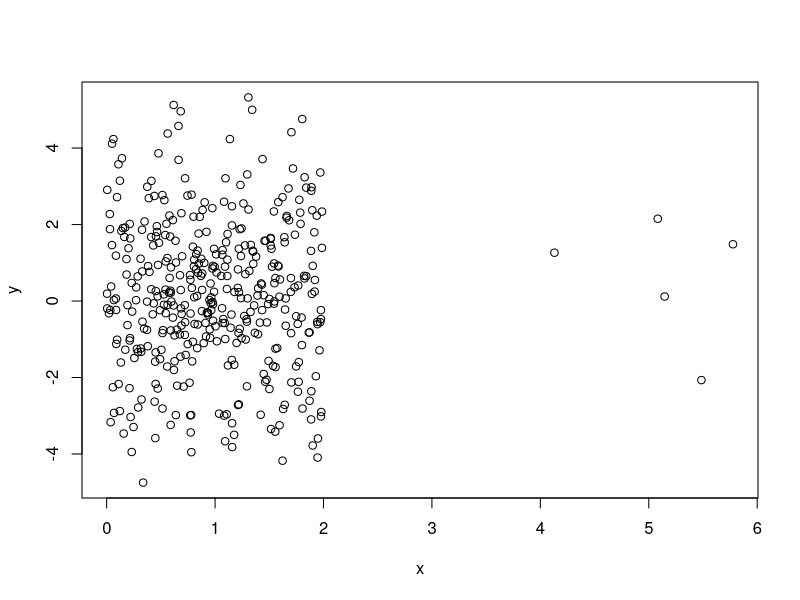
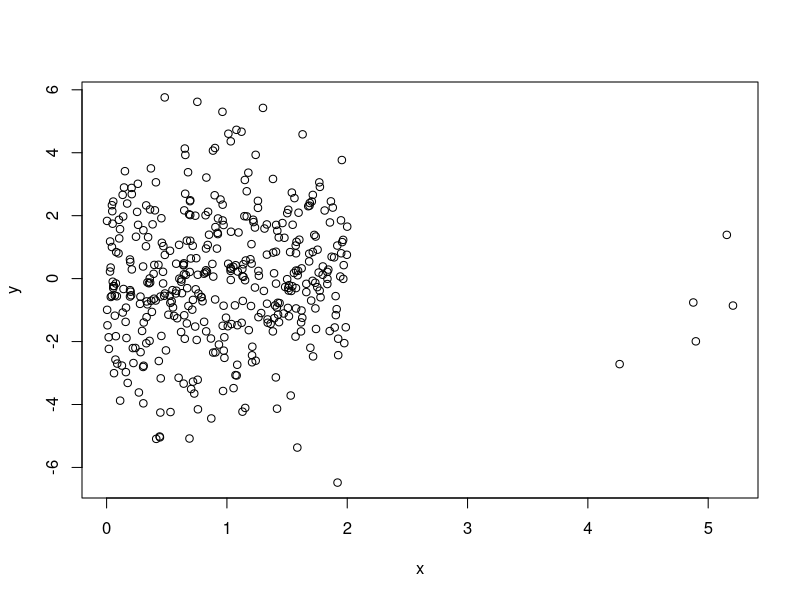
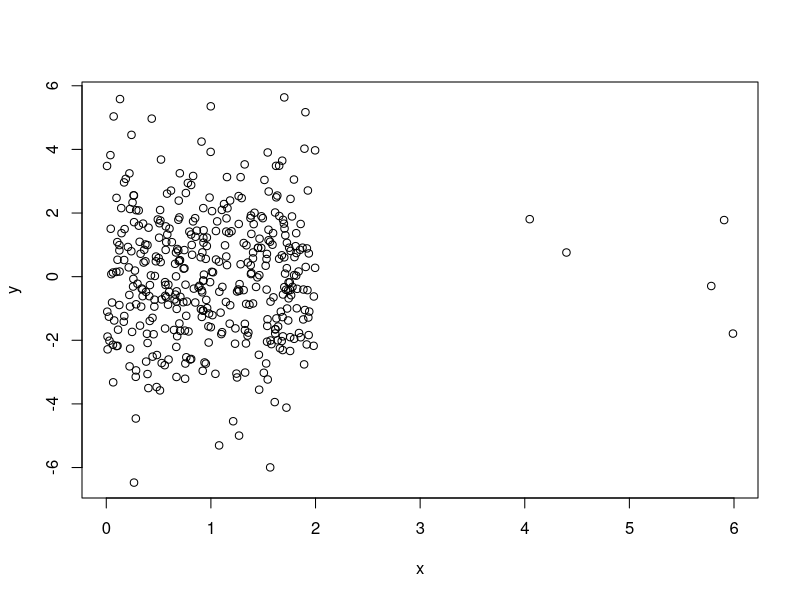
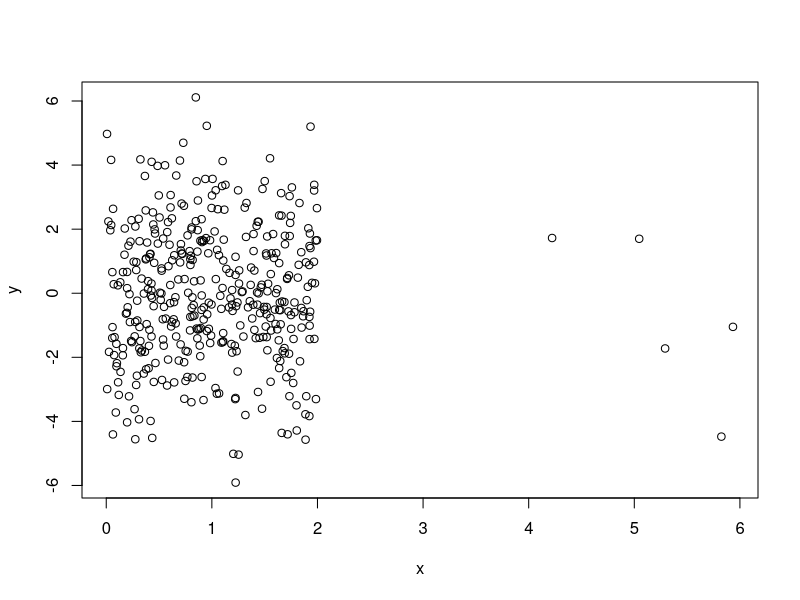
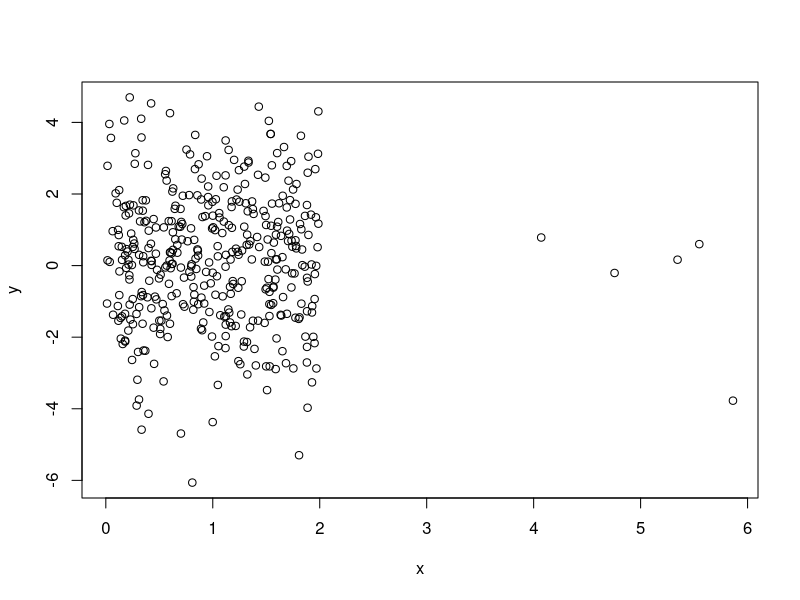
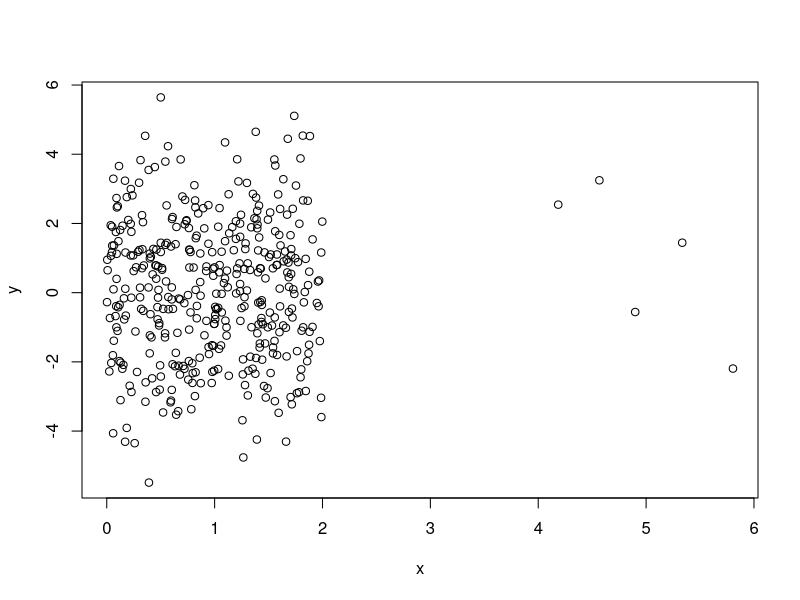
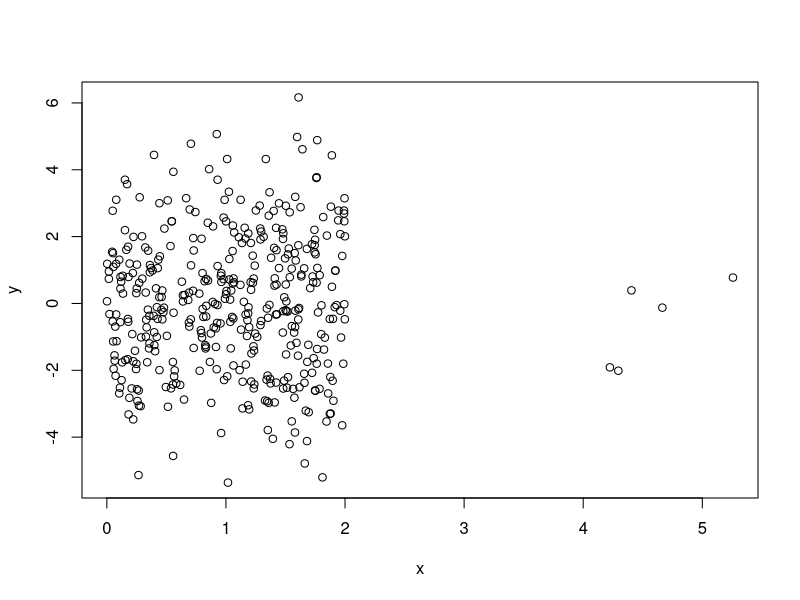
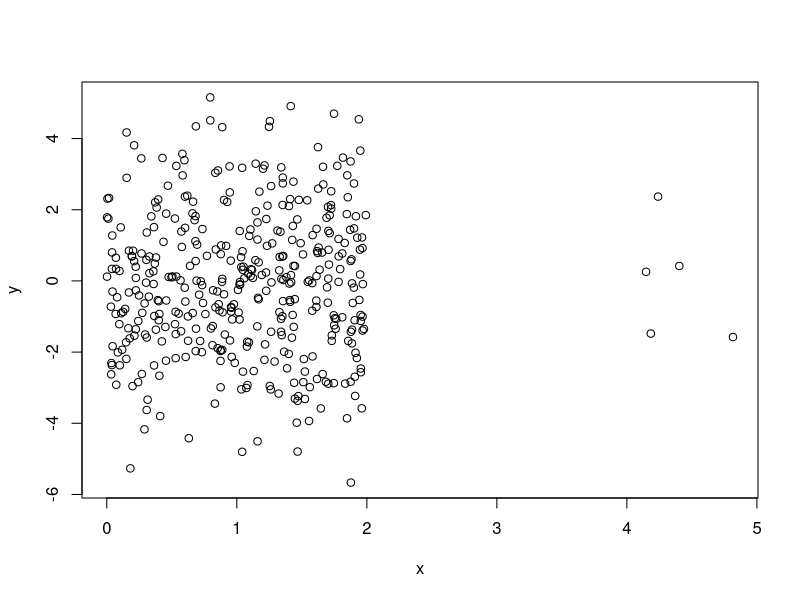

Write the R code that produced these figures, in order.
# model: y = m (d + n) + e

niter = 300
nsucc = 0

for (i in 1:niter) {
    
  d1 = 1
  d2 = 5
  m = 0
  
  eta1 = runif(400,-1,1)
  eta2= runif(5,-1,1)
  
  eps1 = rnorm(length(eta1),0,2)
  eps2 = rnorm(length(eta2),0,2)
  
  x = c(d1+eta1, d2+eta2)
  eps = c(eps1,eps2)
  y = m * x + eps
  
  plot(x,y)
  res = summary(lm(y~x))
  if (res$coefficients[8] <0.05) {
    nsucc = nsucc + 1
  }
}
print(nsucc/niter)